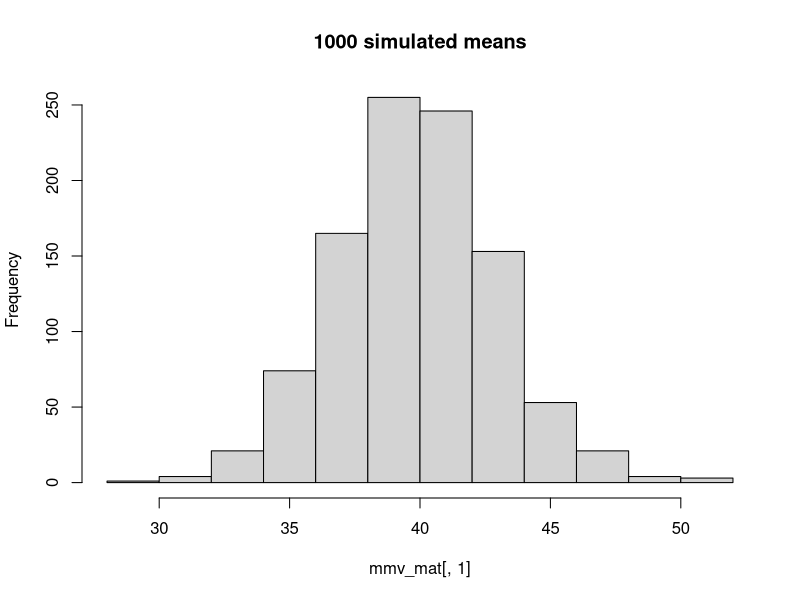
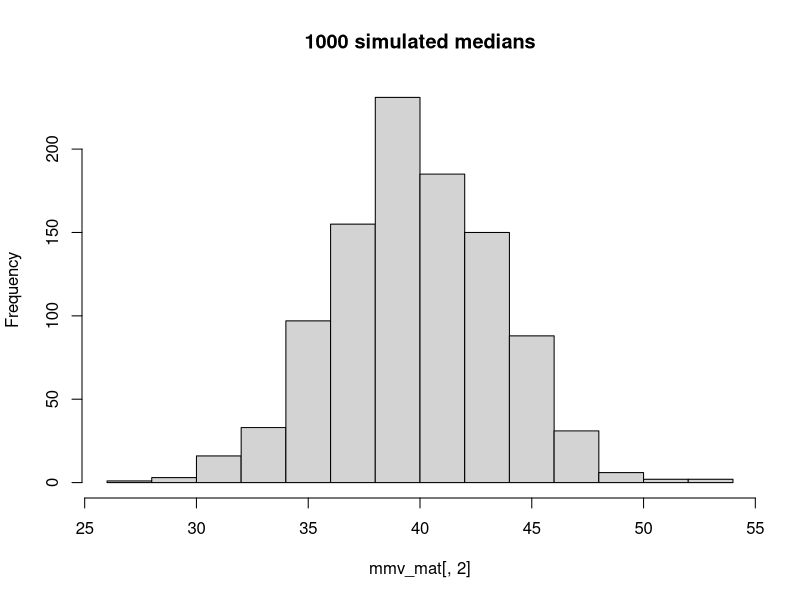
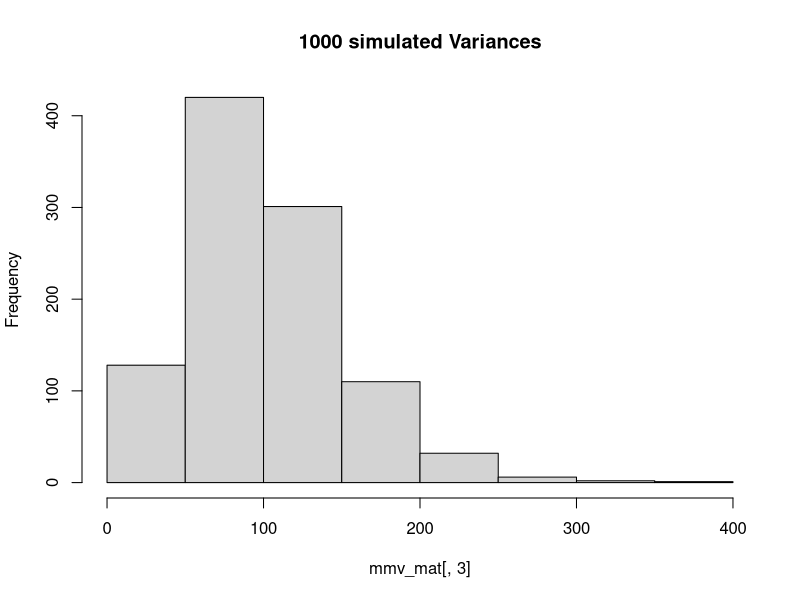
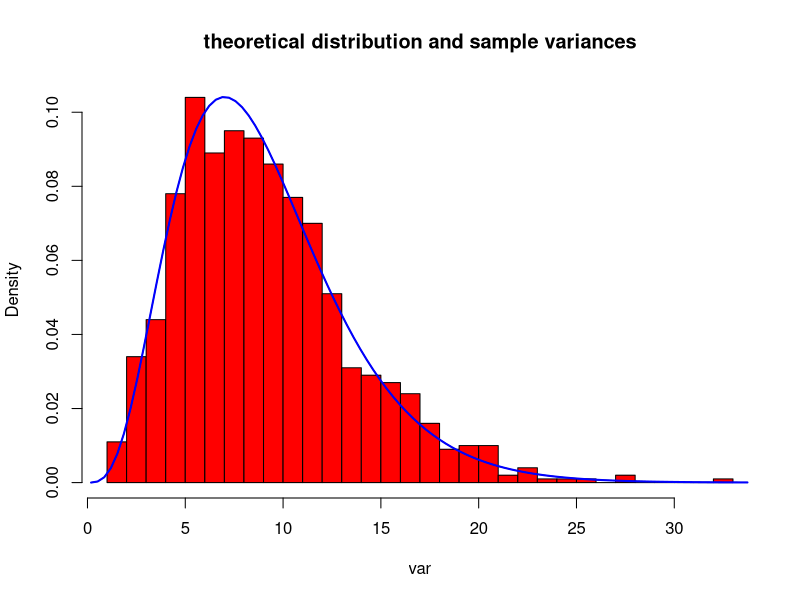

The R source for these figures, in order:
## ---- chunk 1
knitr::opts_chunk$set(echo = TRUE, include = TRUE)
## ---- chunk 2
N = 1000
mmv_mat <- matrix(NA, nrow = N, ncol = 3)

for (i in 1:N) {
  rand_norm <- rnorm(10, 40, 10)
  mmv_mat[i, 1] <- mean(rand_norm)
  mmv_mat[i, 2] <- median(rand_norm)
  mmv_mat[i, 3] <- var(rand_norm)
}

hist(mmv_mat[,1], main = "1000 simulated means")
hist(mmv_mat[,2], main = "1000 simulated medians")
hist(mmv_mat[,3], main = "1000 simulated Variances")
## ---- chunk 3
n = 10
sigma <- 10
var <- mmv_mat[,3] * (n - 1) / sigma ** 2

hist(
  var,
  breaks = 35,
  probability = TRUE,
  main = "theoretical distribution and sample variances",
  col = 'red'
)

lines(
  curve(
    dchisq(x, n - 1),
    min(var) - 1,
    max(var) + 1,
    add = TRUE
  ),
  col = 'blue',
  lwd = 2
)
